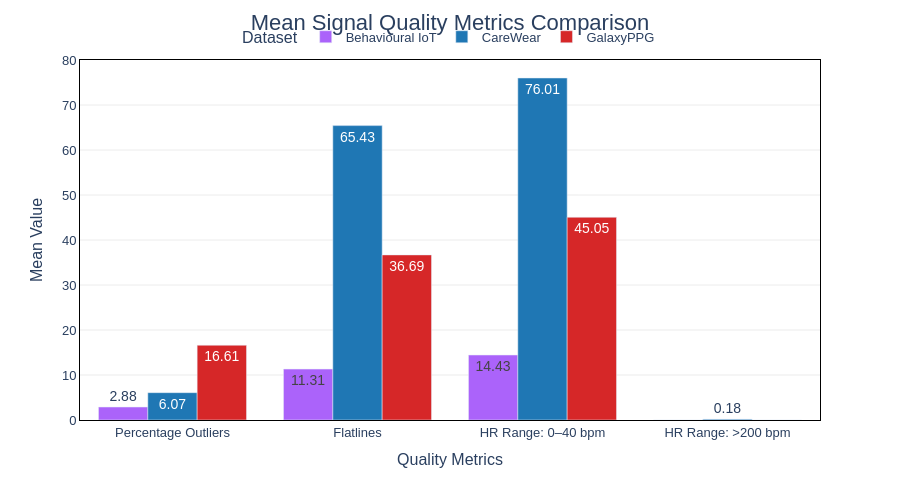

Notebook code cell kept with this figure:
### Code cell
# ---- Define consistent dataset colors ----
DATASET_COLORS = {
    "CareWear": "#1f77b4",
    "GalaxyPPG": "#d62728",
    "New Dataset": "#2ca02c"   # modify if needed
}

fig = px.bar(
    summary.melt(id_vars="Dataset"),
    x="variable",
    y="value",
    color="Dataset",
    barmode="group",
    text_auto=".2f",
    color_discrete_map=DATASET_COLORS
)

fig.update_layout(
    # Centered title
    title=dict(
        text="Mean Signal Quality Metrics Comparison",
        x=0.5,
        xanchor="center",
        font=dict(size=TITLE_SIZE)
    ),

    font=dict(family=FONT_FAMILY, size=14),

    xaxis_title="Quality Metrics",
    yaxis_title="Mean Value",

    # Horizontal legend below title
    legend=dict(
        title="Dataset",
        orientation="h",
        yanchor="bottom",
        y=1.02,
        xanchor="center",
        x=0.5,
        font=dict(size=LEGEND_SIZE),

        # Transparent legend background
        bgcolor="rgba(0,0,0,0)",
        bordercolor="rgba(0,0,0,0)"
    ),

    # ACM paper style
    plot_bgcolor="white",
    paper_bgcolor="white",

    height=500
)

# ACM-style axes
fig.update_xaxes(
    title_font_size=AXIS_TITLE_SIZE,
    tickfont_size=TICK_SIZE,
    showgrid=False,
    linecolor="black",
    mirror=True
)

fig.update_yaxes(
    title_font_size=AXIS_TITLE_SIZE,
    tickfont_size=TICK_SIZE,
    showgrid=True,
    gridcolor="rgba(0,0,0,0.08)",
    linecolor="black",
    mirror=True
)

fig.show()

### Figure 1 — Plotly figure (JSON) as saved in the notebook; plotly's stock layout.template omitted (floating-point values rounded to 4 significant figures)
{"data": [{"alignmentgroup": "True", "hovertemplate": "Dataset=Behavioural IoT<br>variable=%{x}<br>value=%{y}<extra></extra>", "legendgroup": "Behavioural IoT", "marker": {"color": "#ab63fa", "pattern": {"shape": ""}}, "name": "Behavioural IoT", "offsetgroup": "Behavioural IoT", "orientation": "v", "showlegend": true, "textposition": "auto", "texttemplate": "%{y:.2f}", "type": "bar", "x": ["Percentage Outliers", "Flatlines", "HR Range: 0–40 bpm", "HR Range: >200 bpm"], "xaxis": "x", "y": [2.877, 11.31, 14.43, 0.0], "yaxis": "y"}, {"alignmentgroup": "True", "hovertemplate": "Dataset=CareWear<br>variable=%{x}<br>value=%{y}<extra></extra>", "legendgroup": "CareWear", "marker": {"color": "#1f77b4", "pattern": {"shape": ""}}, "name": "CareWear", "offsetgroup": "CareWear", "orientation": "v", "showlegend": true, "textposition": "auto", "texttemplate": "%{y:.2f}", "type": "bar", "x": ["Percentage Outliers", "Flatlines", "HR Range: 0–40 bpm", "HR Range: >200 bpm"], "xaxis": "x", "y": [6.073, 65.43, 76.01, 0.182], "yaxis": "y"}, {"alignmentgroup": "True", "hovertemplate": "Dataset=GalaxyPPG<br>variable=%{x}<br>value=%{y}<extra></extra>", "legendgroup": "GalaxyPPG", "marker": {"color": "#d62728", "pattern": {"shape": ""}}, "name": "GalaxyPPG", "offsetgroup": "GalaxyPPG", "orientation": "v", "showlegend": true, "textposition": "auto", "texttemplate": "%{y:.2f}", "type": "bar", "x": ["Percentage Outliers", "Flatlines", "HR Range: 0–40 bpm", "HR Range: >200 bpm"], "xaxis": "x", "y": [16.61, 36.69, 45.05, 0.0], "yaxis": "y"}], "layout": {"barmode": "group", "font": {"family": "Arial", "size": 14}, "height": 500, "legend": {"bgcolor": "rgba(0,0,0,0)", "bordercolor": "rgba(0,0,0,0)", "font": {"size": 13}, "orientation": "h", "title": {"text": "Dataset"}, "tracegroupgap": 0, "x": 0.5, "xanchor": "center", "y": 1.02, "yanchor": "bottom"}, "margin": {"t": 60}, "paper_bgcolor": "white", "plot_bgcolor": "white", "title": {"font": {"size": 22}, "text": "Mean Signal Quality Metrics Comparison", "x": 0.5, "xanchor": "center"}, "xaxis": {"anchor": "y", "domain": [0, 1], "linecolor": "black", "mirror": true, "showgrid": false, "tickfont": {"size": 13}, "title": {"font": {"size": 16}, "text": "Quality Metrics"}}, "yaxis": {"anchor": "x", "domain": [0, 1], "gridcolor": "rgba(0,0,0,0.08)", "linecolor": "black", "mirror": true, "showgrid": true, "tickfont": {"size": 13}, "title": {"font": {"size": 16}, "text": "Mean Value"}}}}
